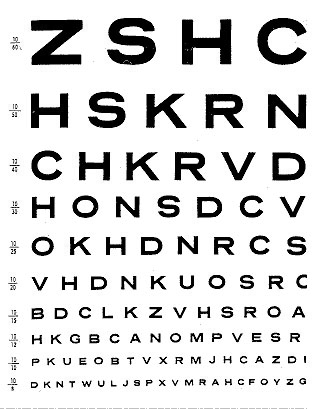
%> input picture Test/000.bmp, 328 x 409 px
$ octave --eval "result = Pblocky(imread('Test/000.bmp'));"   (GNU Octave 9; MATLAB toolbox functions it lacks are replaced by stand-ins)
%> lines starting %> are read from the running program, lines starting %| are printed output that depends on the picture
function [Mb]=Pblocky(f1)
% clear all;

% f1=imread('img80.bmp');
f2=rgb2gray(f1);

f=im2double(f2);
[m,n]=size(f);
%> m = 409; n = 328
g1=zeros(m,n); g2=zeros(m,n);
s1=zeros(1,m*n);s2=zeros(1,m*n);
%水平差异
for i=1:m
    for j=1:n
        if j-1==0
        g1(i,j)=f(i,j);
        else
        g1(i,j)=abs(f(i,j)-f(i,j-1));
        end
       s1((i-1)*n+j)=g1(i,j);

    end
end
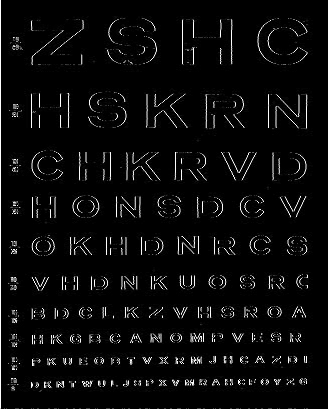
%> g1: size 409x328 double; min 0, max 1, mean 0.0447
%垂直差异
for p=1:m
    for q=1:n
        if p-1==0
        g2(p,q)=f(p,q);
        else
        g2(p,q)=abs(f(p,q)-f(p-1,q));
        end
        s2((q-1)*m+p)=g2(p,q);
    end
end
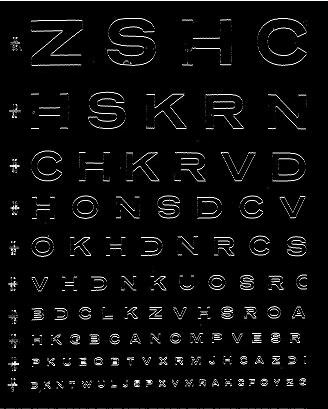
%> g2: size 409x328 double; min 0, max 1, mean 0.0472

b=1;
a=m*n;
%> a = 134152
for i=1:100
   if rem(a,2^b)~=0
       b=b;
   else
       b=b+1;
   end
end
%> after the loop, b = 4

N=256;
L=a/N;
%> L = 524
% N=2^(b-1);
% L=a/N;
%> (the run ends here)

$ run again, on Test/001.bmp
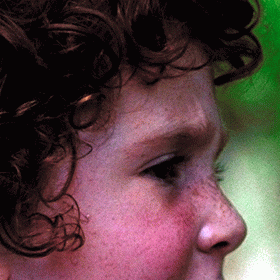
%> input picture Test/001.bmp, 280 x 280 px
%> in Pblocky, `f2=rgb2gray(f1);`:
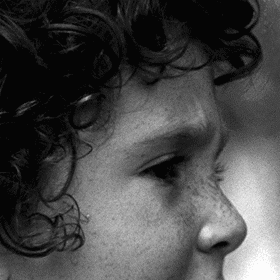
%> f2: size 280x280 uint8; min 5, max 252, mean 72.1
%> after the loop in Pblocky, `for i=1:m`:
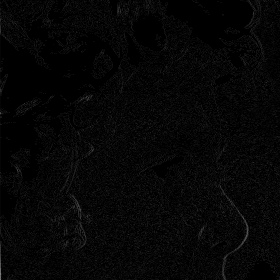
%> g1: size 280x280 double; min 0, max 0.486, mean 0.0238

$ run again, on Test/002.bmp
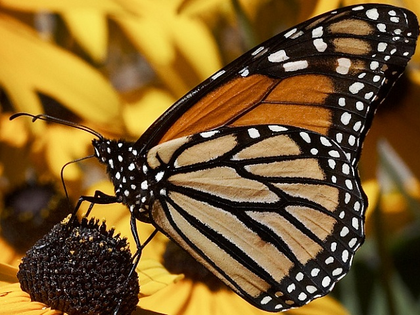
%> input picture Test/002.bmp, 420 x 315 px, shrunk from 639 x 480 before the run
%> in Pblocky, `f2=rgb2gray(f1);`:
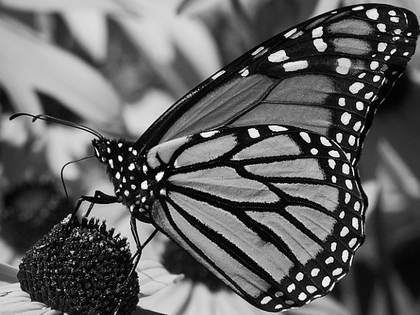
%> f2: size 315x420 uint8; min 0, max 255, mean 95.9
%> after the loop in Pblocky, `for p=1:m`:
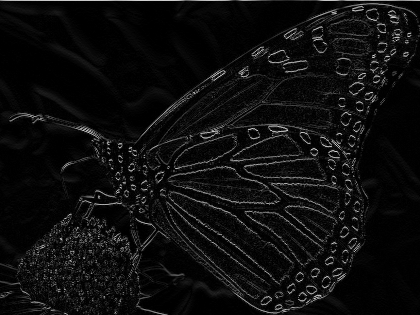
%> g2: size 315x420 double; min 0, max 0.863, mean 0.056

$ run again, on Test/003.bmp
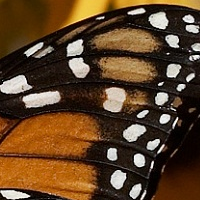
%> input picture Test/003.bmp, 200 x 200 px
%> after the loop in Pblocky, `for i=1:m`:
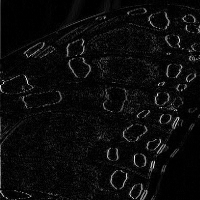
%> g1: size 200x200 double; min 0, max 0.973, mean 0.0474
%> after the loop in Pblocky, `for p=1:m`:
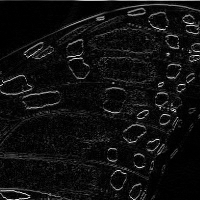
%> g2: size 200x200 double; min 0, max 0.992, mean 0.0648
